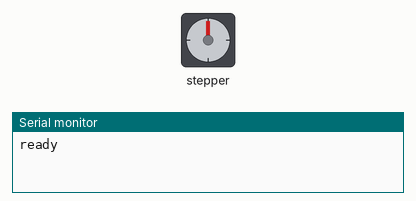
Recording of a sketch running on a simulated Arduino Uno, built with avr-gcc and run on an emulated ATmega328P. Shown: stepper motor, the last lines printed to the serial monitor. Wiring (inferred from the names in the program): stepper motor (2048 steps per turn assumed): coils pin 8, pin 9, pin 10, pin 11.

Above: at 0.1 s.
At 1.0 s:
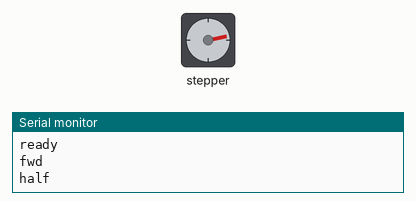
At 1.7 s:
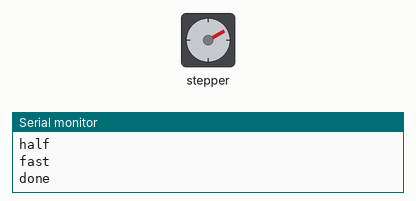
Timing chart, 0 to 3.2 s (numbered marks = the images above):
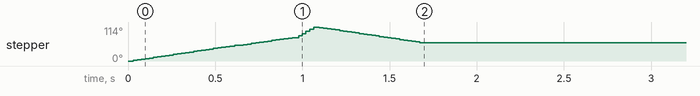

The sketch:

stepper-uln.ino
```cpp
// Test fixture: a minimal 28BYJ-48 driver of our own (no Stepper library). IN1-IN4 on D8-D11, written one digitalWrite at a time like a real driver.
// Script (runs once): 300 full steps forward at 2 ms, 300 half steps forward at 1 ms, 200 full steps at 0.5 ms (too fast for the motor), 300 full steps back at 2 ms.
const uint8_t PIN[4] = {8, 9, 10, 11};
const uint8_t SEQ[8] = {1, 3, 2, 6, 4, 12, 8, 9};
uint16_t stepUs = 2000;
uint16_t fastUs = 500;
int8_t phase = 0;
bool ran = false;
void coils(uint8_t m) { for (uint8_t k = 0; k < 4; k++) digitalWrite(PIN[k], (m >> k) & 1); }
void move(int16_t n, int8_t inc, uint16_t us) {
  for (int16_t i = 0; i < n; i++) { phase = (phase + inc + 8) & 7; coils(SEQ[phase]); delayMicroseconds(us); }
}
void setup() {
  Serial.begin(9600);
  for (uint8_t k = 0; k < 4; k++) pinMode(PIN[k], OUTPUT);
  Serial.println("ready");
}
void loop() {
  if (!ran) {
    ran = true;
    delay(5);
    move(300, 2, stepUs);
    Serial.println("fwd");
    delay(20);
    move(300, 1, 1000);
    Serial.println("half");
    delay(20);
    move(200, 2, fastUs);
    Serial.println("fast");
    delay(20);
    move(300, -2, stepUs);
    coils(0);
    Serial.println("done");
  }
}
```

Measured:
- by itself, stepper: turns 114° clockwise in 1.0 s, then 53° counter-clockwise in 0.60 s
